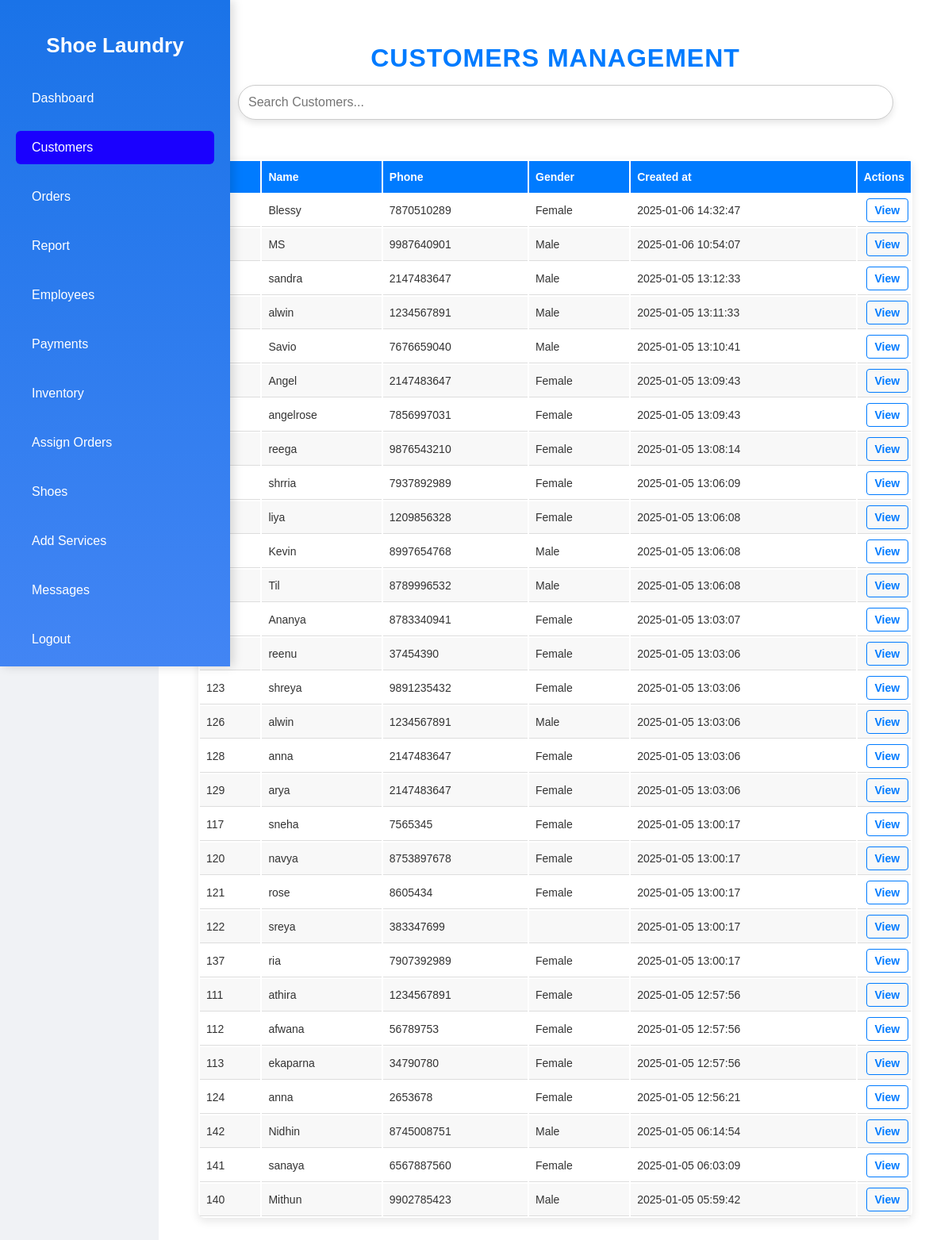
The page /customers.php on the database its author committed.
### tables this page shows
CREATE TABLE `customers` (
  `cust_id` int(11) NOT NULL,
  `customer_email` varchar(255) NOT NULL,
  `username` varchar(100) NOT NULL,
  `password` varchar(255) NOT NULL,
  `cust_fname` varchar(100) NOT NULL,
  `cust_lname` varchar(20) NOT NULL,
  `cust_address` varchar(20) NOT NULL,
  `phone` varchar(11) NOT NULL,
  `gender` varchar(6) NOT NULL,
  `created_at` timestamp NOT NULL DEFAULT current_timestamp() ON UPDATE current_timestamp(),
  `cust_status` tinyint(1) NOT NULL,
  `street_name` varchar(255) NOT NULL,
  `house_name` varchar(255) NOT NULL,
  `district` varchar(100) NOT NULL,
  `pincode` varchar(50) NOT NULL
);

### customers.php (the view, shortened to what this page needs)
<?php
include('db_connect.php');
$query = "SELECT * FROM customers ORDER BY created_at DESC";
$result = mysqli_query($conn, $query);
$customers = [];
if ($result) {
    while ($row = mysqli_fetch_assoc($result)) {
        $customers[] = $row;
    }
}
$current_page = basename($_SERVER['PHP_SELF']);
?>
<!DOCTYPE html>
<html lang="en">
<head>
    <link rel="stylesheet" href="customer.css">
</head>
<body>
     <div class="sidebar">
        <h2>Shoe Laundry</h2>
        <ul>
        <li><a href="dashboard.php" class="<?= $current_page == 'dashboard.php' ? 'active' : '' ?>">Dashboard</a></li>
        <li><a href="customers.php" class="<?= $current_page == 'customers.php' ? 'active' : '' ?>">Customers</a></li>
        <li><a href="admin_orders.php" class="<?= $current_page == 'admin_orders.php' ? 'active' : '' ?>">Orders</a></li>
        <li><a href="report.php" class="<?= $current_page == 'report.php' ? 'active' : '' ?>">Report</a></li>
        <li><a href="employees.php" class="<?= $current_page == 'employees.php' ? 'active' : '' ?>">Employees</a></li>
        <li><a href="payments.php" class="<?= $current_page == 'payments.php' ? 'active' : '' ?>">Payments</a></li>
        <li><a href="admin_inventory.php" class="<?= $current_page == 'admin_inventory.php' ? 'active' : '' ?>">Inventory</a></li>
        <li><a href="assign_orders.php" class="<?= $current_page == 'assign_orders.php' ? 'active' : '' ?>">Assign Orders</a></li>
        <li><a href="shoe.php" class="<?= $current_page == 'shoe.php' ? 'active' : '' ?>">Shoes</a></li>
        <li><a href="add_services.php" class="<?= $current_page == 'add_services.php' ? 'active' : '' ?>">Add Services</a></li>
        <li><a href="message.php" class="<?= $current_page == 'message.php' ? 'active' : '' ?>">Messages</a></li>
        <li><a href="logout.php">Logout</a></li>
        </ul>
    </div>
    <div class="main-content">
        <div class="header">
            <h1>Customers Management</h1>
        </div>
        <div class="search-bar">
            <input type="text" placeholder="Search Customers..." id="searchInput">
        </div>
        <div class="customers-table">
            <table>
                <thead>
                    <tr>
                        <th>ID</th>
                        <th>Name</th>
                        <th>Phone</th>
                        <th>Gender</th>
                        <th>Created at</th>
                        <th>Actions</th>
                    </tr>
                </thead>
                <tbody id="customerTableBody">
                    <?php foreach ($customers as $customer): ?>
                        <tr>
                            <td><?php echo $customer['cust_id']; ?></td>
                            <td><?php echo $customer['cust_fname']; ?></td>
                            <td><?php echo $customer['phone']; ?></td>
                            <td><?php echo $customer['gender']; ?></td>
                            <td><?php echo $customer['created_at']; ?></td>
                            <td>
                                <a href="view_customer.php?id=<?php echo $customer['cust_id']; ?>" class="view-btn">View</a>
                            </td>
                        </tr>
                    <?php endforeach; ?>
                </tbody>
            </table>
        </div>
    </div>
</body>
</html>

### customer.css (style rules this page uses)
body { font-family: 'Poppins', sans-serif; background-color: #f0f2f5; margin: 0; display: flex; }
.sidebar { width: 250px; height: 100vh; background: linear-gradient(to bottom, #1a73e8, #4285f4); color: white; padding: 20px; position: fixed; box-shadow: 4px 0 12px rgba(0, 0, 0, 0.15); transition: transform 0.3s ease; overflow-y: auto; }
.sidebar h2 { text-align: center; color: #ffffff; font-weight: 700; font-size: 26px; margin-bottom: 30px; }
.sidebar ul { list-style: none; padding: 0; }
.sidebar ul li { margin: 20px 0; }
.sidebar ul li a { color: white; text-decoration: none; font-size: 16px; padding: 12px 20px; display: block; border-radius: 6px; transition: background-color 0.3s; }
.sidebar ul li a:hover, .sidebar ul li a.active { background-color: #1a01fe; color: white; }
.sidebar { scrollbar-color: #ffffff #1a73e8; scrollbar-width: 12px; }
.main-content { margin-left: 200px; padding: 40px; width: calc(100% - 250px); display: flex; flex-direction: column; align-items: center; background-color: #ffffff; min-height: 100vh; transition: margin-left 0.3s; }
.header h1 { font-size: 32px; font-weight: 700; color:#007bff; margin: 0; padding: 15px 0; text-align: center; letter-spacing: 1px; text-transform: uppercase; }
.header { width: 100%; display: flex; justify-content: center; }
.search-bar { margin-bottom: 30px; width: 100%; max-width: 800px; }
.search-bar input { width: 100%; padding: 12px; font-size: 16px; border: 1px solid #ccc; border-radius: 30px; box-shadow: 0 4px 8px rgba(0, 0, 0, 0.1); transition: box-shadow 0.3s; }
.customers-table { width: 100%; max-width: 900px; margin-top: 20px; border-collapse: collapse; border-radius: 8px; overflow: hidden; box-shadow: 0 4px 12px rgba(0, 0, 0, 0.1); background-color: #fff; }
.customers-table thead { background-color: #007bff; color: #ffffff; }
.customers-table thead th { padding: 12px 8px; font-weight: bold; font-size: 14px; text-align: left; }
.customers-table tbody tr { transition: background-color 0.2s ease; }
.customers-table tbody tr:nth-child(even) { background-color: #f8f8f8; }
.customers-table td { padding: 12px 8px; font-size: 14px; color: #333; border-bottom: 1px solid #ddd; text-align: left; }
.customers-table .view-btn { color:#007bff; text-decoration: none; font-weight: bold; padding: 6px 10px; border-radius: 4px; transition: color 0.2s ease, background-color 0.2s ease; }
.customers-table td:last-child { padding-right: 0; width: 1%; text-align: center; }
td a { color:#007bff; text-decoration: none; font-weight: 500; padding: 6px 12px; border: 1px solid#007bff; border-radius: 4px; transition: background-color 0.3s, color 0.3s; }

### rows shown on the page
customers: cust_fname "Blessy", phone "7870510289", gender "Female", created_at "2025-01-06 14:32:47"
customers: cust_fname "MS", phone "9987640901", gender "Male", created_at "2025-01-06 10:54:07"
customers: cust_fname "sandra", phone "2147483647", gender "Male", created_at "2025-01-05 13:12:33"
customers: cust_fname "alwin", phone "1234567891", gender "Male", created_at "2025-01-05 13:11:33"
customers: cust_fname "Savio", phone "7676659040", gender "Male", created_at "2025-01-05 13:10:41"
customers: cust_fname "Angel", phone "2147483647", gender "Female", created_at "2025-01-05 13:09:43"
customers: cust_fname "angelrose", phone "7856997031", gender "Female", created_at "2025-01-05 13:09:43"
customers: cust_fname "reega", phone "9876543210", gender "Female", created_at "2025-01-05 13:08:14"
customers: cust_fname "shrria", phone "7937892989", gender "Female", created_at "2025-01-05 13:06:09"
customers: cust_fname "liya", phone "1209856328", gender "Female", created_at "2025-01-05 13:06:08"
customers: cust_fname "Kevin", phone "8997654768", gender "Male", created_at "2025-01-05 13:06:08"
customers: cust_fname "Til", phone "8789996532", gender "Male", created_at "2025-01-05 13:06:08"
customers: cust_fname "Ananya", phone "8783340941", gender "Female", created_at "2025-01-05 13:03:07"
customers: cust_fname "reenu", phone "37454390", gender "Female", created_at "2025-01-05 13:03:06"
customers: cust_id "123", cust_fname "shreya", phone "9891235432", gender "Female", created_at "2025-01-05 13:03:06"
customers: cust_id "126", cust_fname "alwin", phone "1234567891", gender "Male", created_at "2025-01-05 13:03:06"
customers: cust_id "128", cust_fname "anna", phone "2147483647", gender "Female", created_at "2025-01-05 13:03:06"
customers: cust_id "129", cust_fname "arya", phone "2147483647", gender "Female", created_at "2025-01-05 13:03:06"
customers: cust_id "117", cust_fname "sneha", phone "7565345", gender "Female", created_at "2025-01-05 13:00:17"
customers: cust_id "120", cust_fname "navya", phone "8753897678", gender "Female", created_at "2025-01-05 13:00:17"
customers: cust_id "121", cust_fname "rose", phone "8605434", gender "Female", created_at "2025-01-05 13:00:17"
customers: cust_id "122", cust_fname "sreya", phone "383347699", created_at "2025-01-05 13:00:17"
customers: cust_id "137", cust_fname "ria", phone "7907392989", gender "Female", created_at "2025-01-05 13:00:17"
customers: cust_id "111", cust_fname "athira", phone "1234567891", gender "Female", created_at "2025-01-05 12:57:56"
customers: cust_id "112", cust_fname "afwana", phone "56789753", gender "Female", created_at "2025-01-05 12:57:56"
customers: cust_id "113", cust_fname "ekaparna", phone "34790780", gender "Female", created_at "2025-01-05 12:57:56"
customers: cust_id "124", cust_fname "anna", phone "2653678", gender "Female", created_at "2025-01-05 12:56:21"
customers: cust_id "142", cust_fname "Nidhin", phone "8745008751", gender "Male", created_at "2025-01-05 06:14:54"
customers: cust_id "141", cust_fname "sanaya", phone "6567887560", gender "Female", created_at "2025-01-05 06:03:09"
customers: cust_id "140", cust_fname "Mithun", phone "9902785423", gender "Male", created_at "2025-01-05 05:59:42"
